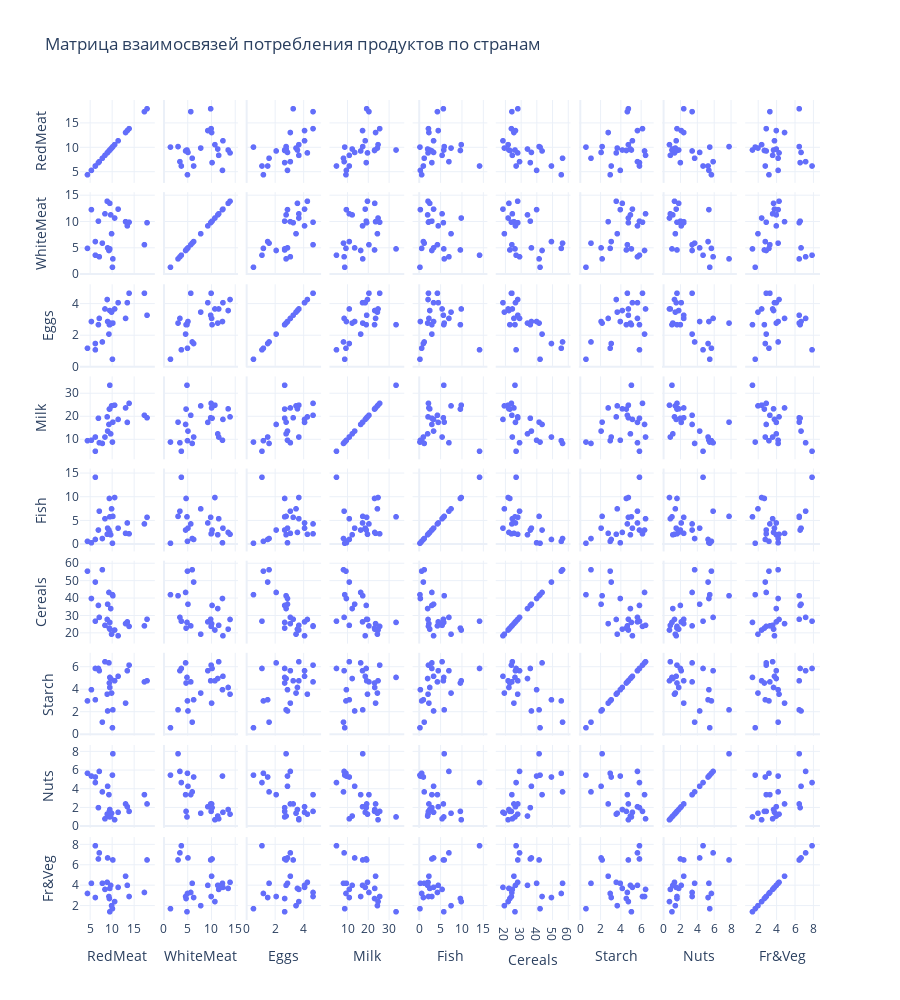

Notebook cell for this chart:
### Code cell
fig = px.scatter_matrix(
    df,
    dimensions=['RedMeat','WhiteMeat','Eggs','Milk','Fish','Cereals','Starch','Nuts','Fr&Veg'],
    hover_name='Country',
    title='Матрица взаимосвязей потребления продуктов по странам',
    template='plotly_white',
    height=1000  # увеличиваем высоту фигуры
)
fig.show()

### Figure 1 — Plotly figure (JSON) as saved in the notebook; plotly's stock layout.template omitted (floating-point values rounded to 4 significant figures)
{"data": [{"dimensions": [{"axis": {"matches": true}, "label": "RedMeat", "values": [10.1, 8.9, 13.5, 7.8, 9.7, 10.6, 8.4, 9.5, 18.0, 10.2, 5.3, 13.9, 9.0, 9.5, 9.4, 6.9, 6.2, 6.2, 7.1, 9.9, 13.1, 17.4, 9.3, 11.4, 4.4]}, {"axis": {"matches": true}, "label": "WhiteMeat", "values": [1.4, 14.0, 9.3, 6.0, 11.4, 10.8, 11.6, 4.9, 9.9, 3.0, 12.4, 10.0, 5.1, 13.6, 4.7, 10.2, 3.7, 6.3, 3.4, 7.8, 10.1, 5.7, 4.6, 12.5, 5.0]}, {"axis": {"matches": true}, "label": "Eggs", "values": [0.5, 4.3, 4.1, 1.6, 2.8, 3.7, 3.7, 2.7, 3.3, 2.8, 2.9, 4.7, 2.9, 3.6, 2.7, 2.7, 1.1, 1.5, 3.1, 3.5, 3.1, 4.7, 2.1, 4.1, 1.2]}, {"axis": {"matches": true}, "label": "Milk", "values": [8.9, 19.9, 17.5, 8.3, 12.5, 25.0, 11.1, 33.7, 19.5, 17.6, 9.7, 25.8, 13.7, 23.4, 23.3, 19.3, 4.9, 11.1, 8.6, 24.7, 23.8, 20.6, 16.6, 18.8, 9.5]}, {"axis": {"matches": true}, "label": "Fish", "values": [0.2, 2.1, 4.5, 1.2, 2.0, 9.9, 5.4, 5.8, 5.7, 5.9, 0.3, 2.2, 3.4, 2.5, 9.7, 3.0, 14.2, 1.0, 7.0, 7.5, 2.3, 4.3, 3.0, 3.4, 0.6]}, {"axis": {"matches": true}, "label": "Cereals", "values": [42.3, 28.0, 26.6, 56.7, 34.3, 21.9, 24.6, 26.3, 28.1, 41.7, 40.1, 24.0, 36.8, 22.4, 23.0, 36.1, 27.0, 49.6, 29.2, 19.5, 25.6, 24.3, 43.6, 18.6, 55.9]}, {"axis": {"matches": true}, "label": "Starch", "values": [0.6, 3.6, 5.7, 1.1, 5.0, 4.8, 6.5, 5.1, 4.8, 2.2, 4.0, 6.2, 2.1, 4.2, 4.6, 5.9, 5.9, 3.1, 5.7, 3.7, 2.8, 4.7, 6.4, 5.2, 3.0]}, {"axis": {"matches": true}, "label": "Nuts", "values": [5.5, 1.3, 2.1, 3.7, 1.1, 0.7, 0.8, 1.0, 2.4, 7.8, 5.4, 1.6, 4.3, 1.8, 1.6, 2.0, 4.7, 5.3, 5.9, 1.4, 2.4, 3.4, 3.4, 1.5, 5.7]}, {"axis": {"matches": true}, "label": "Fr&Veg", "values": [1.7, 4.3, 4.0, 4.2, 4.0, 2.4, 3.6, 1.4, 6.5, 6.5, 4.2, 2.9, 6.7, 3.7, 2.7, 6.6, 7.9, 2.8, 7.2, 2.0, 4.9, 3.3, 2.9, 3.8, 3.2]}], "hovertemplate": "<b>%{hovertext}</b><br><br>%{xaxis.title.text}=%{x}<br>%{yaxis.title.text}=%{y}<extra></extra>", "hovertext": ["Albania", "Austria", "Belgium", "Bulgaria", "Czechoslovakia", "Denmark", "E_Germany", "Finland", "France", "Greece", "Hungary", "Ireland", "Italy", "Netherlands", "Norway", "Poland", "Portugal", "Romania", "Spain", "Sweden", "Switzerland", "UK", "USSR", "W_Germany", "Yugoslavia"], "legendgroup": "", "marker": {"color": "#636efa", "symbol": "circle"}, "name": "", "showlegend": false, "type": "splom"}], "layout": {"dragmode": "select", "height": 1000, "legend": {"tracegroupgap": 0}, "title": {"text": "Матрица взаимосвязей потребления продуктов по странам"}}}
